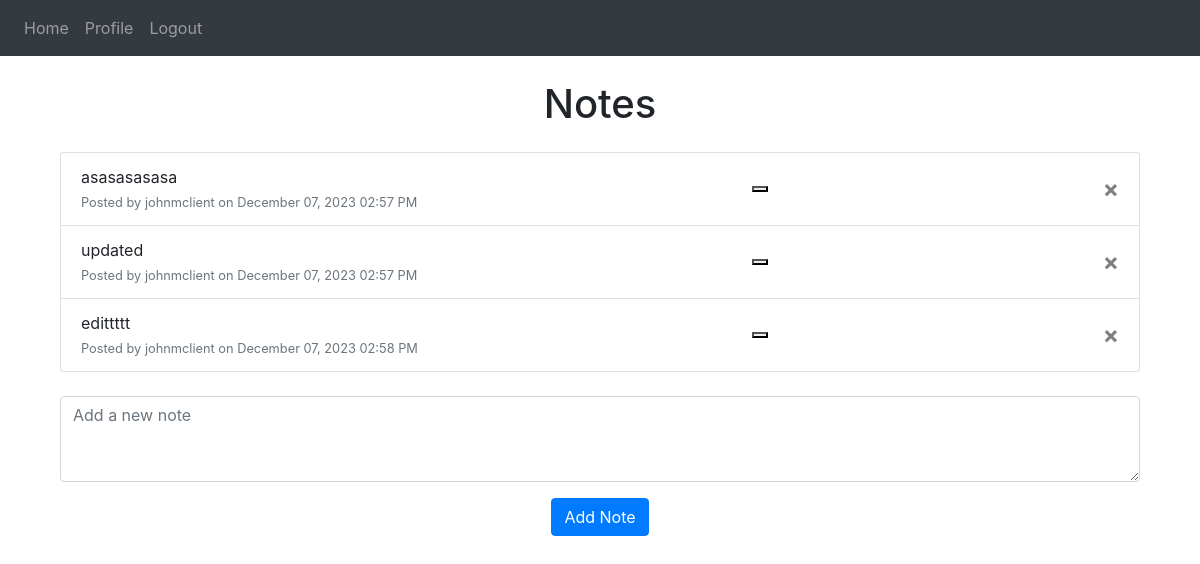
/ (signed in), run on an earlier commit of the app's database.
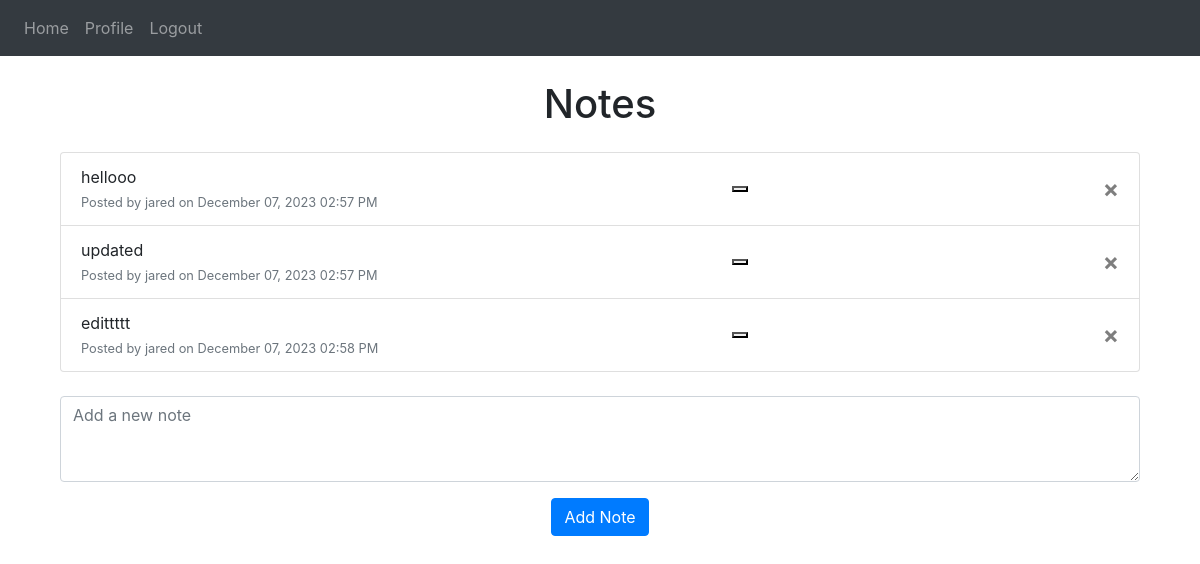
And on a later commit of the database.
### website/models.py (models this page shows, shortened)
class Note(db.Model):
    id = db.Column(db.Integer, primary_key=True)
    data = db.Column(db.String(10000))
    date = db.Column(db.DateTime(timezone=True), default=func.now())
    user_id = db.Column(db.Integer, db.ForeignKey('user.id'))

class User(db.Model, UserMixin):
    id = db.Column(db.Integer, primary_key=True)
    email = db.Column(db.String(150), unique=True)
    password = db.Column(db.String(150))
    first_name = db.Column(db.String(150))
    notes = db.relationship('Note')

### website/views.py (the view, shortened to what this page needs)
@views.route('/', methods=['GET', 'POST'])
@login_required
def home():
    return render_template("home.html", user=current_user)

### website/__init__.py (called while the page is built)
def create_app():
    app = Flask(__name__)
    app.config['SECRET_KEY'] = 'hjshjhdjah kjshkjdhjs'
    app.config['SQLALCHEMY_DATABASE_URI'] = f'sqlite:///{DB_NAME}'
    db.init_app(app)
    from .views import views
    from .auth import auth
    app.register_blueprint(views, url_prefix='/')
    app.register_blueprint(auth, url_prefix='/')
    from .models import User, Note
    with app.app_context():
        db.create_all()
    login_manager = LoginManager()
    login_manager.login_view = 'auth.login'
    login_manager.init_app(app)
    @login_manager.user_loader
    def load_user(id):
        return User.query.get(int(id))
    return app

### website/templates/home.html (shortened to what this page needs)
{% extends "base.html" %}
{% block content %}
<div class="container mt-4">
    <h1 class="text-center mb-4">Notes</h1>
    <ul class="list-group" id="notes">
        {% for note in user.notes %}
        <li class="list-group-item d-flex justify-content-between align-items-center">
            <div>
                {{ note.data }}
                <br>
                <small class="text-muted">Posted by {{ user.first_name }} on {{ note.date.strftime('%B %d, %Y %I:%M %p') }}</small>
            </div>
        <button type="button" class="edit" onclick="updateNotePrompt({{ note.id }})">
        </button>
            <button type="button" class="close" onclick="confirmDelete({{ note.id }})">
                <span aria-hidden="true">&times;</span>
            </button>
        </li>
        {% endfor %}
    </ul>
    <form method="POST" class="mt-4">
        <div class="form-group">
            <textarea name="note" id="note" class="form-control" rows="3" placeholder="Add a new note"></textarea>
        </div>
        <div class="text-center">
            <button type="submit" class="btn btn-primary">Add Note</button>
        </div>
    </form>
</div>
{% endblock %}

What changed in the data, as far as the page shows it:
changed Note: data "asasasasasa" → "hellooo"
changed User: first_name "johnmclient" → "jared"
